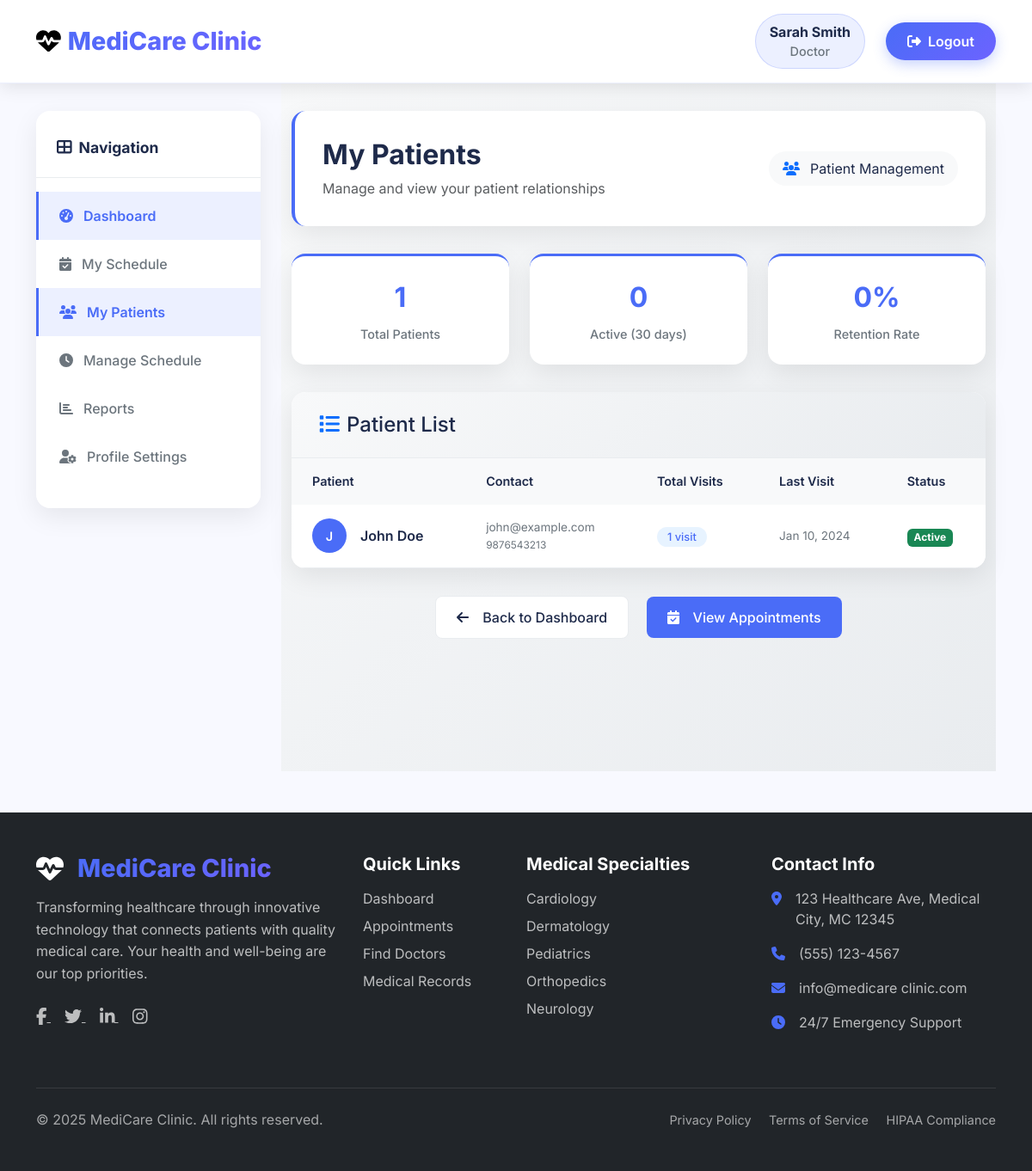
The page /doctor/my_patients.php (signed in) on the database its author committed.
### tables this page shows
CREATE TABLE `users` (
  `user_id` int(11) NOT NULL AUTO_INCREMENT,
  `full_name` varchar(100) NOT NULL,
  `email` varchar(100) NOT NULL UNIQUE,
  `password` varchar(255) NOT NULL,
  `phone` varchar(20) DEFAULT NULL,
  `role` enum('patient','doctor','admin') NOT NULL DEFAULT 'patient',
  `created_at` timestamp DEFAULT CURRENT_TIMESTAMP,
  PRIMARY KEY (`user_id`)
);

### doctor/my_patients.php (the view, shortened to what this page needs)
<?php
require_once '../includes/header.php';
require_once '../includes/db_connect.php';
$stmt = $conn->prepare("SELECT doctor_id FROM doctors WHERE user_id = ?");
$stmt->bind_param("i", $_SESSION['user_id']);
$stmt->execute();
$doctor_id = $stmt->get_result()->fetch_assoc()['doctor_id'];
$patients_query = "
    SELECT DISTINCT u.user_id, u.full_name, u.email, u.phone,
           MAX(a.appointment_date) as last_visit,
           COUNT(a.appointment_id) as total_visits
    FROM users u
    JOIN appointments a ON u.user_id = a.patient_id
    WHERE a.doctor_id = ? AND a.status = 'completed'
    GROUP BY u.user_id, u.full_name, u.email, u.phone
    ORDER BY last_visit DESC
";
$stmt = $conn->prepare($patients_query);
$stmt->bind_param("i", $doctor_id);
$stmt->execute();
$patients = $stmt->get_result()->fetch_all(MYSQLI_ASSOC);
$total_patients = count($patients);
$recent_patients = $conn->query("
    SELECT COUNT(DISTINCT patient_id) as recent
    FROM appointments
    WHERE doctor_id = $doctor_id
    AND appointment_date >= DATE_SUB(NOW(), INTERVAL 30 DAY)
")->fetch_assoc()['recent'];
?>
<div class="patients-container">
    <div class="container">
        <div class="patients-header">
            <div class="row align-items-center">
                <div class="col-md-8">
                    <h1 class="h2 fw-bold mb-2">My Patients</h1>
                    <p class="text-muted mb-0">Manage and view your patient relationships</p>
                </div>
                <div class="col-md-4 text-end">
                    <div class="bg-light rounded-pill px-3 py-2 d-inline-block">
                        <i class="fas fa-users me-2 text-primary"></i>
                        Patient Management
                    </div>
                </div>
            </div>
        </div>
        <div class="stats-grid">
            <div class="stat-card">
                <div class="stat-number"><?= $total_patients ?></div>
                <div class="stat-label">Total Patients</div>
            </div>
            <div class="stat-card">
                <div class="stat-number"><?= $recent_patients ?></div>
                <div class="stat-label">Active (30 days)</div>
            </div>
            <div class="stat-card">
                <div class="stat-number">
                    <?= $total_patients > 0 ? round(($recent_patients / $total_patients) * 100) : 0 ?>%
                </div>
                <div class="stat-label">Retention Rate</div>
            </div>
        </div>
        <div class="patients-table">
            <div class="table-header">
                <h4 class="mb-0">
                    <i class="fas fa-list me-2 text-primary"></i>Patient List
                </h4>
            </div>
            <div class="table-responsive">
                <table class="table table-hover align-middle">
                    <thead>
                        <tr>
                            <th>Patient</th>
                            <th>Contact</th>
                            <th>Total Visits</th>
                            <th>Last Visit</th>
                            <th>Status</th>
                        </tr>
                    </thead>
                    <tbody>
                        <?php if(count($patients) > 0): ?>
                            <?php foreach($patients as $patient): ?>
                                <tr>
                                    <td>
                                        <div class="d-flex align-items-center gap-3">
                                            <div class="patient-avatar">
                                                <?= strtoupper(substr($patient['full_name'], 0, 1)) ?>
                                            </div>
                                            <div>
                                                <div class="patient-name"><?= htmlspecialchars($patient['full_name']) ?></div>
                                            </div>
                                        </div>
                                    </td>
                                    <td>
                                        <div class="patient-contact">
                                            <div><?= htmlspecialchars($patient['email']) ?></div>
                                            <small><?= htmlspecialchars($patient['phone'] ?? 'N/A') ?></small>
                                        </div>
                                    </td>
                                    <td>
                                        <span class="visit-badge">
                                            <?= $patient['total_visits'] ?> visit<?= $patient['total_visits'] > 1 ? 's' : '' ?>
                                        </span>
                                    </td>
                                    <td>
                                        <div class="last-visit">
                                            <?= $patient['last_visit'] ? date('M j, Y', strtotime($patient['last_visit'])) : 'Never' ?>
                                        </div>
                                    </td>
                                    <td>
                                        <span class="badge bg-success">Active</span>
                                    </td>
                                </tr>
                            <?php endforeach; ?>
                        <?php endif; ?>
                    </tbody>
                </table>
            </div>
        </div>
        <div class="action-buttons">
            <a href="dashboard.php" class="btn btn-outline-custom me-3">
                <i class="fas fa-arrow-left me-2"></i>Back to Dashboard
            </a>
            <a href="my_appointments.php" class="btn btn-custom">
                <i class="fas fa-calendar-check me-2"></i>View Appointments
            </a>
        </div>
    </div>
</div>
<?php require_once '../includes/footer.php'; ?>

### includes/header.php (style rules this page uses)
:root { --primary: #4a6cf7; --primary-light: #6a85f9; --primary-dark: #3a56d4; --secondary: #6c63ff; --accent: #ff6b9d; --accent-light: #ff8ab0; --light: #f8f9ff; --dark: #1e2a4a; --gray: #6c757d; --gray-light: #e9ecef; --success: #28a745; --danger: #dc3545; --border-radius: 16px; --box-shadow: 0 10px 30px rgba(0, 0, 0, 0.08); --box-shadow-lg: 0 20px 50px rgba(0, 0, 0, 0.12); --transition: all 0.4s cubic-bezier(0.175, 0.885, 0.32, 1.275); }
* { margin: 0; padding: 0; box-sizing: border-box; }
body { background: #f8f9ff; font-family: 'Inter', sans-serif; color: var(--dark); min-height: 100vh; display: flex; flex-direction: column; }

### doctor/my_patients.php (style rules this page uses)
.patients-container { background: linear-gradient(135deg, #f8f9fa 0%, #e9ecef 100%); min-height: 100vh; padding: 2rem 0; }
.patients-header { background: white; border-radius: var(--border-radius); padding: 2rem; margin-bottom: 2rem; box-shadow: var(--box-shadow); border-left: 4px solid var(--primary); }
.stats-grid { display: grid; grid-template-columns: repeat(auto-fit, minmax(200px, 1fr)); gap: 1.5rem; margin-bottom: 2rem; }
.stat-card { background: white; border-radius: var(--border-radius); padding: 1.5rem; text-align: center; box-shadow: var(--box-shadow); transition: var(--transition); border-top: 3px solid var(--primary); }
.stat-number { font-size: 2rem; font-weight: 700; color: var(--primary); margin-bottom: 0.5rem; }
.stat-label { color: var(--gray); font-weight: 500; font-size: 0.9rem; }
.patients-table { background: white; border-radius: var(--border-radius); box-shadow: var(--box-shadow); overflow: hidden; }
.table-header { background: linear-gradient(135deg, #f8f9fa 0%, #e9ecef 100%); padding: 1.5rem 2rem; border-bottom: 1px solid var(--gray-light); }
.table { margin: 0; }
.table th { background: #f8f9fa; border: none; padding: 1rem 1.5rem; font-weight: 600; color: var(--dark); font-size: 0.9rem; }
.table td { padding: 1rem 1.5rem; border-color: var(--gray-light); vertical-align: middle; }
.patient-avatar { width: 40px; height: 40px; background: var(--primary); border-radius: 50%; display: flex; align-items: center; justify-content: center; color: white; font-weight: 600; font-size: 0.9rem; }
.patient-name { font-weight: 600; color: var(--dark); }
.patient-contact { color: var(--gray); font-size: 0.85rem; }
.visit-badge { background: #e7f3ff; color: var(--primary); padding: 0.25rem 0.75rem; border-radius: 50px; font-size: 0.8rem; font-weight: 500; }
.last-visit { color: var(--gray); font-size: 0.85rem; }
.action-buttons { margin-top: 2rem; text-align: center; }
.btn-custom { background: var(--primary); border: none; border-radius: 8px; padding: 0.75rem 1.5rem; font-weight: 500; color: white; transition: var(--transition); text-decoration: none; display: inline-flex; align-items: center; gap: 0.5rem; }
.btn-outline-custom { background: white; border: 1px solid var(--gray-light); border-radius: 8px; padding: 0.75rem 1.5rem; font-weight: 500; color: var(--dark); transition: var(--transition); text-decoration: none; display: inline-flex; align-items: center; gap: 0.5rem; }

### rows shown on the page
users: full_name "J", full_name "John Doe", email "john@example.com", phone "9876543213", total_visits "1", last_visit "Jan 10, 2024"

### other values the page prints
SITE_NAME "MediCare Clinic"
$_SESSION['full_name'] "Sarah Smith"
$_SESSION['role'] "Doctor"
$total_patients "1"
$recent_patients "0"
SITE_NAME "medicare clinic"
